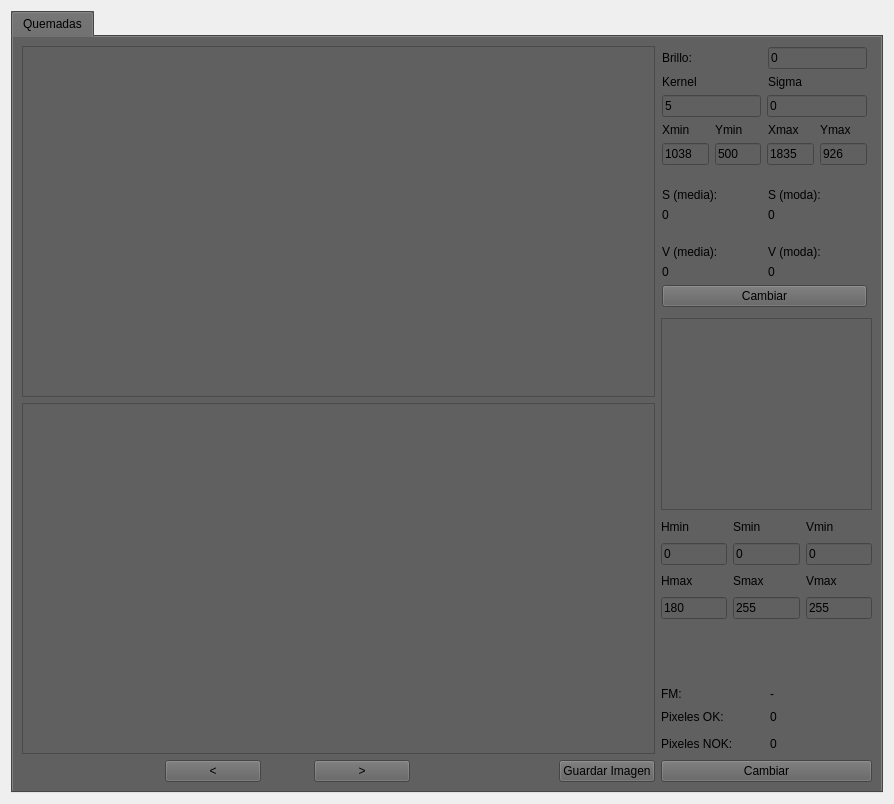
      <widget class="QWidget" name="tab">
       <attribute name="title">
        <string>Comprobación HSV</string>
       </attribute>
       <layout class="QGridLayout" name="gridLayout_4">
        <item row="0" column="0">
         <widget class="QTabWidget" name="tabWidget">
          <property name="styleSheet">
           <string notr="true">*{background-color: rgb(96, 96, 96)}</string>
          </property>
          <property name="currentIndex">
           <number>0</number>
          </property>
          <widget class="QWidget" name="tab_3">
           <attribute name="title">
            <string>Quemadas</string>
           </attribute>
           <layout class="QGridLayout" name="gridLayout_3">
            <item row="0" column="0">
             <layout class="QGridLayout" name="gridLayout" columnstretch="3,1">
              <item row="1" column="0">
               <layout class="QVBoxLayout" name="verticalLayout">
                <item>
                 <widget class="QGraphicsView" name="graphicsView_2"/>
                </item>
                <item>
                 <widget class="QGraphicsView" name="graphicsView"/>
                </item>
                <item>
                 <layout class="QHBoxLayout" name="horizontalLayout" stretch="3,2,1,2,3,0">
                  <item>
                   <spacer name="horizontalSpacer">
                    <property name="orientation">
                     <enum>Qt::Horizontal</enum>
                    </property>
                    <property name="sizeHint" stdset="0">
                     <size>
                      <width>40</width>
                      <height>20</height>
                     </size>
                    </property>
                   </spacer>
                  </item>
                  <item>
                   <widget class="QPushButton" name="pushButton_2">
                    <property name="text">
                     <string>&lt;</string>
                    </property>
                   </widget>
                  </item>
                  <item>
                   <spacer name="horizontalSpacer_2">
                    <property name="orientation">
                     <enum>Qt::Horizontal</enum>
                    </property>
                    <property name="sizeHint" stdset="0">
                     <size>
                      <width>40</width>
                      <height>20</height>
                     </size>
                    </property>
                   </spacer>
                  </item>
                  <item>
                   <widget class="QPushButton" name="pushButton">
                    <property name="text">
                     <string>&gt;</string>
                    </property>
                   </widget>
                  </item>
                  <item>
                   <spacer name="horizontalSpacer_3">
                    <property name="orientation">
                     <enum>Qt::Horizontal</enum>
                    </property>
                    <property name="sizeHint" stdset="0">
                     <size>
                      <width>40</width>
                      <height>20</height>
                     </size>
                    </property>
                   </spacer>
                  </item>
                  <item>
                   <widget class="QPushButton" name="pushButton_5">
                    <property name="text">
                     <string>Guardar Imagen</string>
                    </property>
                   </widget>
                  </item>
                 </layout>
                </item>
               </layout>
              </item>
              <item row="1" column="1">
               <layout class="QVBoxLayout" name="verticalLayout_6" stretch="3,0,3">
                <item>
                 <layout class="QVBoxLayout" name="verticalLayout_7" stretch="1,0,0,1,1,2,1,1,2,1,1,0">
                  <property name="leftMargin">
                   <number>1</number>
                  </property>
                  <property name="topMargin">
                   <number>1</number>
                  </property>
                  <property name="rightMargin">
                   <number>5</number>
                  </property>
                  <property name="bottomMargin">
                   <number>5</number>
                  </property>
                  <item>
                   <layout class="QHBoxLayout" name="horizontalLayout_3" stretch="1,1">
                    <item>
                     <widget class="QLabel" name="label_6">
                      <property name="text">
                       <string>Brillo:</string>
                      </property>
                     </widget>
                    </item>
                    <item>
                     <widget class="QLineEdit" name="lineEdit_brillo">
                      <property name="text">
                       <string>0</string>
                      </property>
                     </widget>
                    </item>
                   </layout>
                  </item>
                  <item>
                   <layout class="QHBoxLayout" name="horizontalLayout_16">
                    <item>
                     <widget class="QLabel" name="label_2">
                      <property name="text">
                       <string>Kernel</string>
                      </property>
                     </widget>
                    </item>
                    <item>
                     <widget class="QLabel" name="label">
                      <property name="text">
                       <string>Sigma</string>
                      </property>
                     </widget>
                    </item>
                   </layout>
                  </item>
                  <item>
                   <layout class="QHBoxLayout" name="horizontalLayout_17">
                    <item>
                     <widget class="QLineEdit" name="lineEdit_kernel">
                      <property name="text">
                       <string>5</string>
                      </property>
                     </widget>
                    </item>
                    <item>
                     <widget class="QLineEdit" name="lineEdit_sigma">
                      <property name="text">
                       <string>0</string>
                      </property>
                     </widget>
                    </item>
                   </layout>
                  </item>
                  <item>
                   <layout class="QHBoxLayout" name="horizontalLayout_14">
                    <item>
                     <widget class="QLabel" name="label_xmin">
                      <property name="text">
                       <string>Xmin</string>
                      </property>
                     </widget>
                    </item>
                    <item>
                     <widget class="QLabel" name="label_ymin">
                      <property name="text">
                       <string>Ymin</string>
                      </property>
                     </widget>
                    </item>
                    <item>
                     <widget class="QLabel" name="label_xmax">
                      <property name="text">
                       <string>Xmax</string>
                      </property>
                     </widget>
                    </item>
                    <item>
                     <widget class="QLabel" name="label_ymax">
                      <property name="text">
                       <string>Ymax</string>
                      </property>
                     </widget>
                    </item>
                   </layout>
                  </item>
                  <item>
                   <layout class="QHBoxLayout" name="horizontalLayout_15">
                    <item>
                     <widget class="QLineEdit" name="lineEdit_xmin">
                      <property name="text">
                       <string>1038</string>
                      </property>
                     </widget>
                    </item>
                    <item>
                     <widget class="QLineEdit" name="lineEdit_ymin">
                      <property name="text">
                       <string>500</string>
                      </property>
                     </widget>
                    </item>
                    <item>
                     <widget class="QLineEdit" name="lineEdit_xmax">
                      <property name="text">
                       <string>1835</string>
                      </property>
                     </widget>
                    </item>
                    <item>
                     <widget class="QLineEdit" name="lineEdit_ymax">
                      <property name="text">
                       <string>926</string>
                      </property>
                     </widget>
                    </item>
                   </layout>
                  </item>
                  <item>
                   <spacer name="verticalSpacer">
                    <property name="orientation">
                     <enum>Qt::Vertical</enum>
                    </property>
                    <property name="sizeHint" stdset="0">
                     <size>
                      <width>20</width>
                      <height>40</height>
                     </size>
                    </property>
                   </spacer>
                  </item>
                  <item>
                   <layout class="QHBoxLayout" name="horizontalLayout_4">
                    <item>
                     <widget class="QLabel" name="label_13">
                      <property name="text">
                       <string>S (media):</string>
                      </property>
                     </widget>
                    </item>
                    <item>
                     <widget class="QLabel" name="label_14">
                      <property name="text">
                       <string>S (moda):</string>
                      </property>
                     </widget>
                    </item>
                   </layout>
                  </item>
                  <item>
                   <layout class="QHBoxLayout" name="horizontalLayout_6">
                    <item>
                     <widget class="QLabel" name="label_smedia">
                      <property name="text">
                       <string>0</string>
                      </property>
                     </widget>
                    </item>
                    <item>
                     <widget class="QLabel" name="label_smoda">
                      <property name="text">
                       <string>0</string>
                      </property>
                     </widget>
                    </item>
                   </layout>
                  </item>
                  <item>
                   <spacer name="verticalSpacer_2">
                    <property name="orientation">
                     <enum>Qt::Vertical</enum>
                    </property>
                    <property name="sizeHint" stdset="0">
                     <size>
                      <width>20</width>
                      <height>40</height>
                     </size>
                    </property>
                   </spacer>
                  </item>
                  <item>
                   <layout class="QHBoxLayout" name="horizontalLayout_5">
                    <item>
                     <widget class="QLabel" name="label_17">
                      <property name="text">
                       <string>V (media):</string>
                      </property>
                     </widget>
                    </item>
                    <item>
                     <widget class="QLabel" name="label_18">
                      <property name="text">
                       <string>V (moda): </string>
                      </property>
                     </widget>
                    </item>
                   </layout>
                  </item>
                  <item>
                   <layout class="QHBoxLayout" name="horizontalLayout_7">
                    <item>
                     <widget class="QLabel" name="label_vmedia">
                      <property name="text">
                       <string>0</string>
                      </property>
                     </widget>
                    </item>
                    <item>
                     <widget class="QLabel" name="label_vmoda">
                      <property name="text">
                       <string>0</string>
                      </property>
                     </widget>
                    </item>
                   </layout>
                  </item>
                  <item>
                   <widget class="QPushButton" name="pushButton_cambiarBrillo">
                    <property name="text">
                     <string>Cambiar</string>
                    </property>
                   </widget>
                  </item>
                 </layout>
                </item>
                <item>
                 <widget class="QGraphicsView" name="graphicsView_5"/>
                </item>
                <item>
                 <layout class="QVBoxLayout" name="verticalLayout_8" stretch="1,1,1,1,3,0,1,1,0">
                  <item>
                   <layout class="QHBoxLayout" name="horizontalLayout_8">
                    <item>
                     <widget class="QLabel" name="label_21">
                      <property name="text">
                       <string>Hmin</string>
                      </property>
                     </widget>
                    </item>
                    <item>
                     <widget class="QLabel" name="label_22">
                      <property name="text">
                       <string>Smin</string>
                      </property>
                     </widget>
                    </item>
                    <item>
                     <widget class="QLabel" name="label_23">
                      <property name="text">
                       <string>Vmin</string>
                      </property>
                     </widget>
                    </item>
                   </layout>
                  </item>
                  <item>
                   <layout class="QHBoxLayout" name="horizontalLayout_10">
                    <item>
                     <widget class="QLineEdit" name="lineEdit_hmin">
                      <property name="text">
                       <string>0</string>
                      </property>
                     </widget>
                    </item>
                    <item>
                     <widget class="QLineEdit" name="lineEdit_smin">
                      <property name="text">
                       <string>0</string>
                      </property>
                     </widget>
                    </item>
                    <item>
                     <widget class="QLineEdit" name="lineEdit_vmin">
                      <property name="text">
                       <string>0</string>
                      </property>
                     </widget>
                    </item>
                   </layout>
                  </item>
                  <item>
                   <layout class="QHBoxLayout" name="horizontalLayout_9">
                    <item>
                     <widget class="QLabel" name="label_24">
                      <property name="text">
                       <string>Hmax</string>
                      </property>
                     </widget>
                    </item>
                    <item>
                     <widget class="QLabel" name="label_25">
                      <property name="text">
                       <string>Smax</string>
                      </property>
                     </widget>
                    </item>
                    <item>
                     <widget class="QLabel" name="label_26">
                      <property name="text">
                       <string>Vmax</string>
                      </property>
                     </widget>
                    </item>
                   </layout>
                  </item>
                  <item>
                   <layout class="QHBoxLayout" name="horizontalLayout_11">
                    <item>
                     <widget class="QLineEdit" name="lineEdit_hmax">
                      <property name="text">
                       <string>180</string>
                      </property>
                     </widget>
                    </item>
                    <item>
                     <widget class="QLineEdit" name="lineEdit_smax">
                      <property name="text">
                       <string>255</string>
                      </property>
                     </widget>
                    </item>
                    <item>
                     <widget class="QLineEdit" name="lineEdit_vmax">
                      <property name="text">
                       <string>255</string>
                      </property>
                     </widget>
                    </item>
                   </layout>
                  </item>
                  <item>
                   <spacer name="verticalSpacer_3">
                    <property name="orientation">
                     <enum>Qt::Vertical</enum>
                    </property>
                    <property name="sizeHint" stdset="0">
                     <size>
                      <width>20</width>
                      <height>40</height>
                     </size>
                    </property>
                   </spacer>
                  </item>
                  <item>
                   <layout class="QHBoxLayout" name="horizontalLayout_18" stretch="1,1">
                    <item>
                     <widget class="QLabel" name="label_5">
                      <property name="text">
                       <string>FM: </string>
                      </property>
                     </widget>
                    </item>
                    <item>
                     <widget class="QLabel" name="label_fm">
                      <property name="text">
                       <string>-</string>
                      </property>
                     </widget>
                    </item>
                   </layout>
                  </item>
                  <item>
                   <layout class="QHBoxLayout" name="horizontalLayout_12">
                    <item>
                     <widget class="QLabel" name="label_3">
                      <property name="text">
                       <string>Pixeles OK: </string>
                      </property>
                     </widget>
                    </item>
                    <item>
                     <widget class="QLabel" name="label_pok">
                      <property name="text">
                       <string>0</string>
                      </property>
                     </widget>
                    </item>
                   </layout>
                  </item>
                  <item>
                   <layout class="QHBoxLayout" name="horizontalLayout_13">
                    <item>
                     <widget class="QLabel" name="label_4">
                      <property name="text">
                       <string>Pixeles NOK:</string>
                      </property>
                     </widget>
                    </item>
                    <item>
                     <widget class="QLabel" name="label_pko">
                      <property name="text">
                       <string>0</string>
                      </property>
                     </widget>
                    </item>
                   </layout>
                  </item>
                  <item>
                   <widget class="QPushButton" name="pushButton_cambiar">
                    <property name="text">
                     <string>Cambiar</string>
                    </property>
                   </widget>
                  </item>
                 </layout>
                </item>
               </layout>
              </item>
             </layout>
            </item>
           </layout>
          </widget>
         </widget>
        </item>
       </layout>
      </widget>
